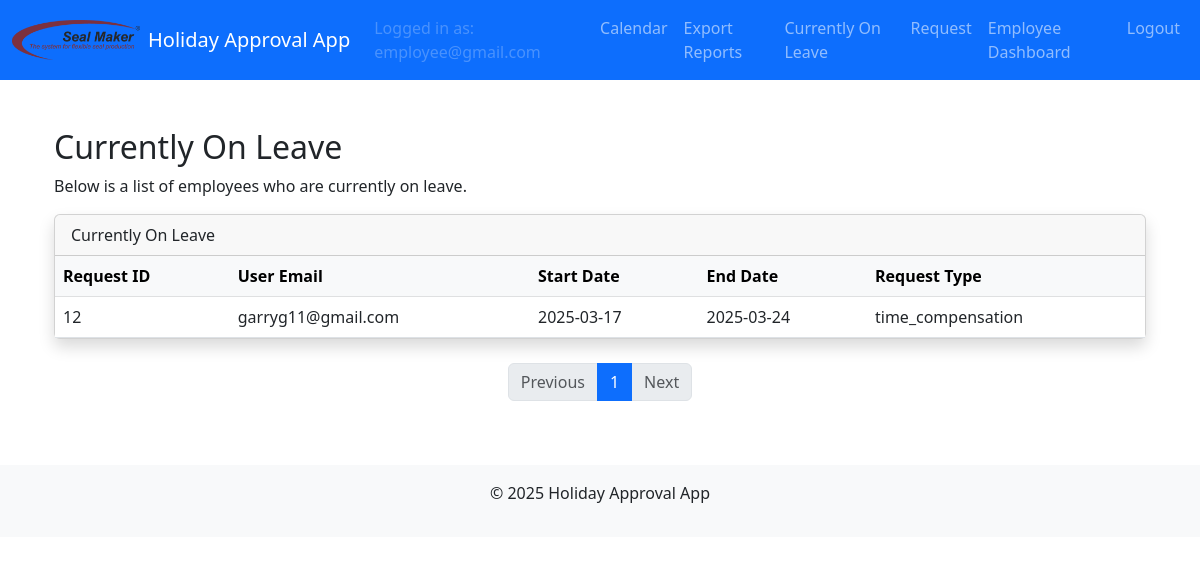
The app's page /currently_on_leave (signed in) with its own data.
### models.py (models this page shows, shortened)
class User(UserMixin, db.Model):
    id = db.Column(db.Integer, primary_key=True)
    email = db.Column(db.String(120), unique=True, nullable=False)
    name = db.Column(db.String(120), nullable=True)           # Full name field
    cost_center = db.Column(db.String(50), nullable=True)       # Cost center field
    password_hash = db.Column(db.String(128), nullable=False)
    role = db.Column(db.String(20), nullable=False)             # Roles: employee, supervisor, manager, admin, hr, sub-admin
    time_off_balance = db.Column(db.Float, nullable=False, default=20.0, server_default="20.0")
    active = db.Column(db.Boolean, nullable=False, default=True, server_default="1")
    department = db.Column(db.String(100), nullable=True)       # Department field
    force_password_reset = db.Column(db.Boolean, nullable=False, default=False, server_default="0")

class HolidayRequest(db.Model):
    id = db.Column(db.Integer, primary_key=True)
    user_id = db.Column(db.Integer, db.ForeignKey('user.id'), nullable=False)
    start_date = db.Column(db.Date, nullable=False)
    end_date = db.Column(db.Date, nullable=False)
    request_type = db.Column(db.String(50), nullable=False)  # e.g., 'vacation', 'time compensation'
    status = db.Column(db.String(20), nullable=False, default='pending')
    comment = db.Column(db.String(200))
    user = db.relationship('User', backref=db.backref('holiday_requests', lazy=True))
    approvals = db.relationship('Approval', backref='holiday_request', lazy=True)

### main/routes.py (the view)
@main_bp.route('/currently_on_leave')
@login_required
def currently_on_leave():
    today = date.today()
    page = request.args.get('page', 1, type=int)
    ongoing_requests_query = HolidayRequest.query.filter(
        HolidayRequest.status == 'approved',
        HolidayRequest.start_date <= today,
        HolidayRequest.end_date >= today
    ).order_by(HolidayRequest.start_date.asc())
    ongoing_requests = ongoing_requests_query.paginate(page=page, per_page=15, error_out=False)
    return render_template('currently_on_leave.html', ongoing_requests=ongoing_requests)

### app.py (called while the page is built, shortened)
def create_app():
    app = Flask(__name__)
    app.config.from_object(Config)
    db.init_app(app)
    migrate.init_app(app, db)
    login_manager.init_app(app)
    bcrypt.init_app(app)
    mail.init_app(app)
    babel = Babel(app)
    babel.locale_selector_func = lambda: request.accept_languages.best_match(app.config['LANGUAGES'])
    @app.context_processor
    def inject_locale():
        return dict(get_locale=babel.locale_selector_func)
    login_manager.login_view = 'auth.login'
    @login_manager.user_loader
    def load_user(user_id):
        return User.query.get(int(user_id))

### templates/currently_on_leave.html
{% extends "layout.html" %}
{% block content %}
<div class="container py-4">
  <h2>{{ _("Currently On Leave") }}</h2>
  <p>{{ _("Below is a list of employees who are currently on leave.") }}</p>
  <div class="card shadow mb-4">
    <div class="card-header">{{ _("Currently On Leave") }}</div>
    <div class="card-body p-0">
      <div class="table-responsive">
        <table class="table table-hover mb-0">
          <thead class="table-light">
            <tr>
              <th>{{ _("Request ID") }}</th>
              <th>{{ _("User Email") }}</th>
              <th>{{ _("Start Date") }}</th>
              <th>{{ _("End Date") }}</th>
              <th>{{ _("Request Type") }}</th>
            </tr>
          </thead>
          <tbody>
            {% for req in ongoing_requests.items %}
            <tr>
              <td>{{ req.id }}</td>
              <td>{{ req.user.email }}</td>
              <td>{{ req.start_date }}</td>
              <td>{{ req.end_date }}</td>
              <td>{{ _(req.request_type) }}</td>
            </tr>
            {% endfor %}
          </tbody>
        </table>
      </div>
    </div>
  </div>
  <nav aria-label="{{ _('On Leave Pagination') }}">
    <ul class="pagination justify-content-center">
      {% if ongoing_requests.has_prev %}
        <li class="page-item">
          <a class="page-link" href="{{ url_for('main.currently_on_leave', page=ongoing_requests.prev_num) }}">{{ _("Previous") }}</a>
        </li>
      {% else %}
        <li class="page-item disabled"><span class="page-link">{{ _("Previous") }}</span></li>
      {% endif %}
      {% for p in ongoing_requests.iter_pages(left_edge=2, right_edge=2, left_current=2, right_current=2) %}
        {% if p %}
          {% if p == ongoing_requests.page %}
            <li class="page-item active"><span class="page-link">{{ p }}</span></li>
          {% else %}
            <li class="page-item">
              <a class="page-link" href="{{ url_for('main.currently_on_leave', page=p) }}">{{ p }}</a>
            </li>
          {% endif %}
        {% else %}
          <li class="page-item disabled"><span class="page-link">…</span></li>
        {% endif %}
      {% endfor %}
      {% if ongoing_requests.has_next %}
        <li class="page-item">
          <a class="page-link" href="{{ url_for('main.currently_on_leave', page=ongoing_requests.next_num) }}">{{ _("Next") }}</a>
        </li>
      {% else %}
        <li class="page-item disabled"><span class="page-link">{{ _("Next") }}</span></li>
      {% endif %}
    </ul>
  </nav>
</div>
{% endblock %}

### templates/layout.html (shortened to what this page needs)
<!doctype html>
<html lang="{{ get_locale() }}">
  <head>
    <link
      href="https://cdn.jsdelivr.net/npm/bootstrap@5.3.0/dist/css/bootstrap.min.css"
      rel="stylesheet"
    >
    <link rel="stylesheet" href="{{ url_for('static', filename='css/styles.css') }}">
  </head>
  <body>
    <nav class="navbar navbar-expand-lg navbar-dark bg-primary">
      <div class="container-fluid">
        <a class="navbar-brand d-flex align-items-center" href="{{ url_for('main.calendar') }}">
          <img
            src="{{ url_for('static', filename='img/logo.png') }}"
            alt="{{ _('Company Logo') }}"
            height="40"
            class="me-2"
          >
          <span>{{ _("Holiday Approval App") }}</span>
        </a>
        <div class="collapse navbar-collapse" id="navbarSupportedContent">
          <ul class="navbar-nav ms-auto">
            {% if current_user.is_authenticated %}
              <li class="nav-item">
                <span class="nav-link disabled">
                  {{ _("Logged in as:") }} {{ current_user.email }}
                </span>
              </li>
              <li class="nav-item">
                <a class="nav-link" href="{{ url_for('main.calendar') }}">{{ _("Calendar") }}</a>
              </li>
              <li class="nav-item">
                <a class="nav-link" href="{{ url_for('main.export_reports') }}">{{ _("Export Reports") }}</a>
              </li>
              <li class="nav-item">
                <a class="nav-link" href="{{ url_for('main.currently_on_leave') }}">{{ _("Currently On Leave") }}</a>
              </li>
              {% if current_user.role == 'employee' %}
                <li class="nav-item">
                  <a class="nav-link" href="{{ url_for('main.new_holiday_request') }}">{{ _("Request") }}</a>
                </li>
                <li class="nav-item">
                  <a class="nav-link" href="{{ url_for('main.employee_dashboard') }}">{{ _("Employee Dashboard") }}</a>
                </li>
              {% elif current_user.role == 'supervisor' %}
                <li class="nav-item">
                  <a class="nav-link" href="{{ url_for('main.supervisor_dashboard') }}">{{ _("Supervisor Dashboard") }}</a>
                </li>
              {% elif current_user.role == 'manager' %}
                <li class="nav-item">
                  <a class="nav-link" href="{{ url_for('main.manager_dashboard') }}">{{ _("Manager Dashboard") }}</a>
                </li>
              {% elif current_user.role == 'admin' %}
                <li class="nav-item">
                  <a class="nav-link" href="{{ url_for('admin.dashboard') }}">{{ _("Admin Dashboard") }}</a>
                </li>
              {% elif current_user.role == 'hr' %}
                <li class="nav-item">
                  <a class="nav-link" href="{{ url_for('hr.dashboard') }}">{{ _("HR Dashboard") }}</a>
                </li>
              {% elif current_user.role == 'management' %}
                <li class="nav-item">
                  <a class="nav-link" href="{{ url_for('main.management_dashboard') }}">{{ _("Management Dashboard") }}</a>
                </li>
              {% endif %}
              <li class="nav-item">
                <a class="nav-link" href="{{ url_for('auth.logout') }}">{{ _("Logout") }}</a>
              </li>
            {% else %}
              <li class="nav-item">
                <a class="nav-link" href="{{ url_for('auth.login') }}">{{ _("Login") }}</a>
              </li>
            {% endif %}
          </ul>
        </div>
      </div>
    </nav>
    <div class="container my-4">
      {% block content %}{% endblock %}
    </div>
    <footer class="bg-light text-center p-3">
      <div class="container">
        <p>&copy; 2025 {{ _("Holiday Approval App") }}</p>
      </div>
    </footer>
  </body>
</html>

### static/css/styles.css (style rules this page uses)
:root { --bs-primary: #800020; }

### records on screen
User: email "employee@gmail.com"
HolidayRequest: id "12", user.email "garryg11@gmail.com", start_date "2025-03-17", end_date "2025-03-24"

### other values on screen
{{ p }} "1"
